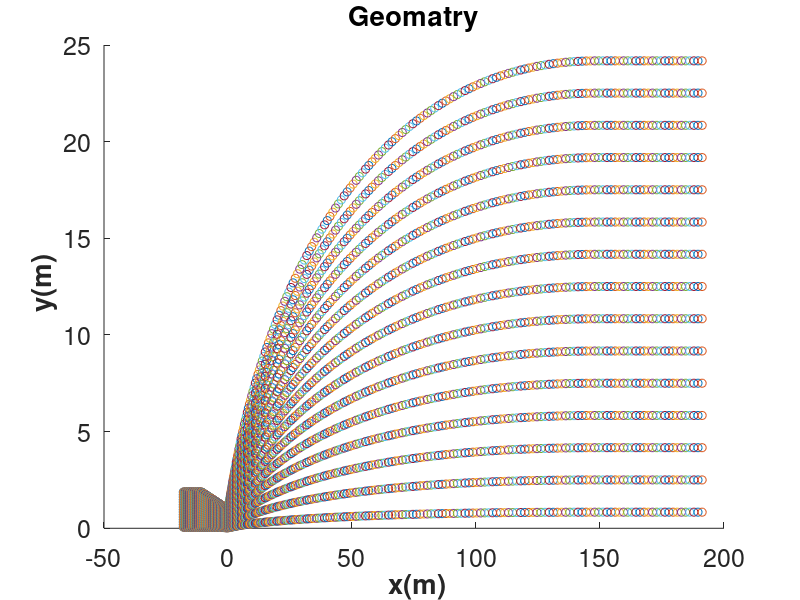
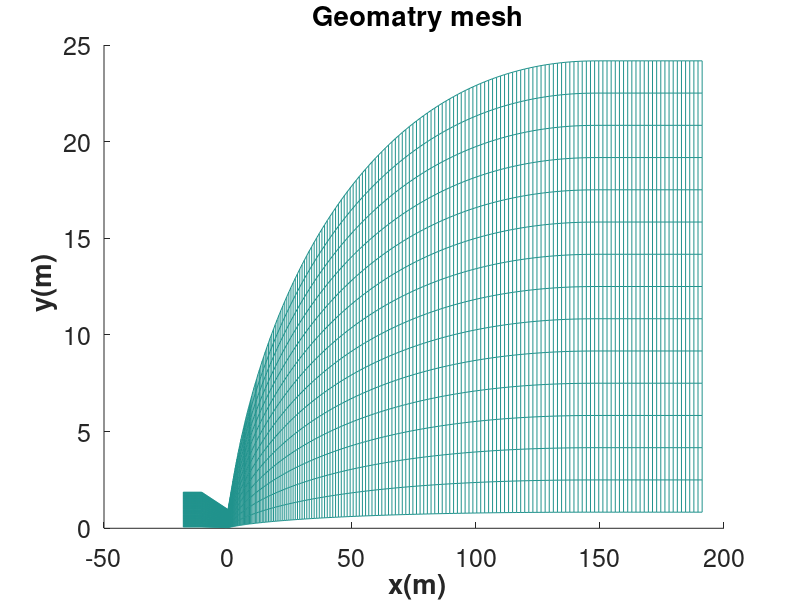

The MATLAB source for these figures, in order: (Note: a time limit stopped this script after it produced the figures.)
%%%%%%%%%%%%%%%%%%%%%%%%%%%%%%%%%%%%%%%%%%%%%%%%%%%%%%%%%%%%%%%%%%%%%%%%%%%%%%

% INPUTS
% 1. 2D, grids data points file in .csv format. Which has (x,y) coordinates of
% all points of 2D plane
% 2. How many points are in x direction and in y direction
% 3. U = [rho, rho*u, rho*v, rho*w, e] at evrey point on 2D plane
% 4. Residual file, which has all five residual with time 
%%%%%%%%%%%%%%%%%%%%%%%%%%%%%%%%%%%%%%%%%%%%%%%%%%%%%%%%%%%%%%%%%%%%%%%%%%%%%%

%%%%%%%%%%%%%%%%%%%%%%%%%%%%%%%%%%%%%%%%%%%%%%%%%%%%%%%%%%%%%%%%%%%%%%%%%%%%%%
% OUTPUTS
% 1. Will plot the grids point to see the geomatry
% 2. All residial plots and automatically save them   
% 3. Plot density, X-velocity, Y-velocity, Z-velocity, p, T and Mach number(M)
% at evrey point on 2D plane
%%%%%%%%%%%%%%%%%%%%%%%%%%%%%%%%%%%%%%%%%%%%%%%%%%%%%%%%%%%%%%%%%%%%%%%%%%%%%%
clear;
clc ;

grids =  csvread('./Results/outputfiles/CellCenter_ij.csv') ;

para =  csvread('./Results/outputfiles/ConservedQuantity.csv') ;
residual = csvread('./Results/outputfiles/Residual.csv') ;

%  Reading the first or grids points 
Nx = grids(1,1) ;
Ny = grids(1,2) ;

% removing the first line and keeping the grids points coordinates alone 
grids(1,:) = [] ;

% Now re-shaping the each 1-D coloum to 2D matrix  
x = reshape(grids(:,1),[Ny,Nx]) ;
y = reshape(grids(:,2),[Ny,Nx]) ;
z = zeros(Ny,Nx);

if 1
    density = reshape(para(:,1),[Ny,Nx]);
    densityu= reshape(para(:,2),[Ny,Nx]);
    densityv= reshape(para(:,3),[Ny,Nx]);
    densityw= reshape(para(:,4),[Ny,Nx]);
    totalEnergy  = reshape(para(:,5),[Ny,Nx]);
    totalTemperature  = zeros(Ny,Nx);
    totalPressure  = zeros(Ny,Nx);
    for i = 1:Ny
        for j =	1:Nx	
            u(i,j) = densityu(i,j)/density(i,j) ; 
            v(i,j) = densityv(i,j)/density(i,j) ; 
            w(i,j) = densityw(i,j)/density(i,j) ; 
            pressure(i,j) = 0.4*(totalEnergy(i,j) - 0.5*density(i,j)* ...
            (u(i,j)*u(i,j)+v(i,j)*v(i,j)+w(i,j)*w(i,j)));
            temperature(i,j) = pressure(i,j) /(287.14*density(i,j)) ; 
            velocity(i,j) = sqrt(u(i,j)*u(i,j)+v(i,j)*v(i,j)+w(i,j)*w(i,j)) ;
            mach(i,j) = velocity(i,j) / sqrt(1.4*287.14*temperature(i,j)) ;
            totalTemperature(i,j) = temperature(i,j)*(1+0.5*(1.4-1)*mach(i,j)*mach(i,j));
            totalPressure(i,j) = pressure(i,j)*(1+0.5*(1.4-1)*mach(i,j)*mach(i,j))^(3.5);
        end
    end
end

%%%%%%%%%%%%%%%%%%%%%%%%%%%%%%%%%%%%%%%%%%%%%%%%%%%%%%%%%%%%%%%%%%%%%%%%%%%%%%
% Plotting the dimensinal parameters
%%%%%%%%%%%%%%%%%%%%%%%%%%%%%%%%%%%%%%%%%%%%%%%%%%%%%%%%%%%%%%%%%%%%%%%%%%%%%%
disp('Plotting has started, Kullu...')
%%%%%%%%%%%%%%%%%%%%%%%%%%%%%%%%%%%%%%%%%%%%%%%%%%%%%%%%%%
%% For the geometery 

%%%%%%%%%%%%%%%%%%%%%%%%%%%%%%%%%%%%%%%%%%%%%%%%%%%%%%%%%%
%% 1. Plotting the grid points
%%%%%%%%%%%%%%%%%%%%%%%%%%%%%%%%%%%%%%%%%%%%%%%%%%%%%%%%%%
i=1;

if 1
h = figure(i);
set(gca,'fontsize',18)
hold on
plot(x,y,'o');
title('\bf{Geomatry}')
xlabel('\bf x(m)')
ylabel('\bf y(m)')
set(gcf, 'Units', 'Normalized', 'OuterPosition', [0 0 1 1]);
saveas(h,'./Results/MATLABPlots/Geomatry_CellCenters','epsc')
end


i=i+1;
h = figure(i) ;
set(gca,'fontsize',18)
hold on
mesh(x,y,z,'FaceLighting','gouraud','LineWidth',0.3)
title('\bf Geomatry mesh')
xlabel('\bf x(m)')
ylabel('\bf y(m)')
set(gcf, 'Units', 'Normalized', 'OuterPosition', [0 0 1 1]);
view(2)
saveas(h,'./Results/MATLABPlots/Geomatry_mesh','epsc')

%%%%%%%%%%%%%%%%%%%%%%%%%%%%%%%%%%%%%%%%%%%%%%%%%%%%%%%%%%


%%%%%%%%%%%%%%%%%%%%%%%%%%%%%%%%%%%%%%%%%%%%%%%%%%%%%%%%%%
% 2. Surface plots 
%%%%%%%%%%%%%%%%%%%%%%%%%%%%%%%%%%%%%%%%%%%%%%%%%%%%%%%%%%

%%%%%%%%%%%%%%%%%%%%%%%%%%%%%%%%
if 1
i=i+1;
figure(i)
set(gca,'fontsize',18)
hold on
h = surf(x,y,z,mach) ;
colormap jet
colorbar
hcb=colorbar;
shading interp;
t = title(hcb,'\bf {Mach}','fontsize',18) ;
set(t,'Interpreter','Latex');
xlabel('\bf{x(m)}'); ylabel('\bf y(m)'); zlabel('\bf z(m)');
title(' \bf Mach Number (M), \gamma = 1.4(Constant) ')
% view(0,90)
view(2)
set(gcf, 'Units', 'Normalized', 'OuterPosition', [0 0 1 1]);
saveas(h,'./Results/MATLABPlots/Mach','epsc')
end 

if 1
%%%%%%%%%%%%%%%%%%%%%%%%%%%%%%%%%
i=i+1;
figure(i)
set(gca,'fontsize',18)
hold on
h = surf(x,y,z,density) ;
colormap jet
colorbar
hcb=colorbar;
shading interp;
set(t,'Interpreter','Latex');
t = title(hcb,'\rho','fontsize',18) ;
xlabel('\bf{x(m)}'); ylabel('\bf y(m)'); zlabel('\bf z(m)');
title(' \bf{Density(\rho)}, \gamma = 1.4(Constant)')
view(0,90)
set(gcf, 'Units', 'Normalized', 'OuterPosition', [0 0 1 1]);
saveas(h,'./Results/MATLABPlots/Density','epsc')

%%%%%%%%%%%%%%%%%%%%%%%%%%%%%%%%%
i=i+1;
figure(i)
set(gca,'fontsize',18)
hold on
h = surf(x,y,z,velocity) ;
colormap jet
colorbar
hcb=colorbar;
shading interp;
t = title(hcb,'$V(m/s)$','fontsize',18) ;
set(t,'Interpreter','Latex');
xlabel('\bf{x(m)}'); ylabel('\bf y(m)'); zlabel('\bf z(m)');
title(' \bf Velocity(V),  \gamma = 1.4(Constant) ')
view(0,90)
set(gcf, 'Units', 'Normalized', 'OuterPosition', [0 0 1 1]);
saveas(h,'./Results/MATLABPlots/Velocity','epsc')

%%%%%%%%%%%%%%%%%%%%%%%%%%%%%%%%%
i=i+1;
figure(i)
set(gca,'fontsize',18)
hold on
h = surf(x,y,z,pressure) ;
colormap jet
colorbar
hcb=colorbar;
shading interp;
t = title(hcb,'\bf $p(N/m^2)$','fontsize',18) ;
set(t,'Interpreter','Latex');
xlabel('\bf{x(m)}'); ylabel('\bf y(m)'); zlabel('\bf z(m)');
title(' \bf Pressure(p), \gamma = 1.4(Constant) ')
view(0,90)
set(gcf, 'Units', 'Normalized', 'OuterPosition', [0 0 1 1]);
saveas(h,'./Results/MATLABPlots/Pressure','epsc')

%%%%%%%%%%%%%%%%%%%%%%%%%%%%%%%%%
i=i+1;
h = figure(i);
set(gca,'fontsize',18)
hold on
surf(x,y,z,temperature) ;
colormap jet
colorbar
hcb=colorbar;
shading interp;
t = title(hcb,'\bf $T(K)$','fontsize',18) ;
set(t,'Interpreter','Latex');
xlabel('\bf{x(m)}'); ylabel('\bf y(m)'); zlabel('\bf z(m)');
title(' \bf Temperature (T), \gamma = 1.4(Constant) ')
% view(0,90)
view(2)
set(gcf, 'Units', 'Normalized', 'OuterPosition', [0 0 1 1]);
saveas(h,'./Results/MATLABPlots/Temperature','epsc')
end

if 1
%%%%%%%%%%%%%%%%%%%%%%%%%%%%%%%%%
i=i+1;
h =figure(i);
set(gca,'fontsize',18)
hold on
surf(x,y,z,totalTemperature) ;
colormap jet
colorbar
hcb=colorbar;
shading interp;
t = title(hcb,'\bf $T_0(K)$','fontsize',18) ;
set(t,'Interpreter','Latex');
xlabel('\bf{x(m)}'); ylabel('\bf y(m)'); zlabel('\bf z(m)');
title(' \bf TotalTemperature (T_0), \gamma = 1.4(Constant) ')
% view(0,90)
view(2)
set(gcf, 'Units', 'Normalized', 'OuterPosition', [0 0 1 1]);
saveas(h,'./Results/MATLABPlots/TotalTemperature','epsc')

%%%%%%%%%%%%%%%%%%%%%%%%%%%%%%%%%
i=i+1;
h = figure(i);
set(gca,'fontsize',18)
hold on
surf(x,y,z,totalPressure) ;
colormap jet
colorbar
hcb=colorbar;
shading interp;
t = title(hcb,'\bf $p_0(K)$','fontsize',18) ;
set(t,'Interpreter','Latex');
xlabel('\bf{x(m)}'); ylabel('\bf y(m)'); zlabel('\bf z(m)');
title(' \bf TotalPressure (p_0), \gamma = 1.4(Constant) ')
% view(0,90)
view(2)
set(gcf, 'Units', 'Normalized', 'OuterPosition', [0 0 1 1]);
saveas(h,'./Results/MATLABPlots/TotalPressure','epsc')
%%%%%%%%%%%%%%%%%%%%%%%%%%%%%%%%%%%%%%%%%%%%%%%%%%%%%%%%%%
end

%%%%%%%%%%%%%%%%%%%%%%%%%%%%%%%%%%%%%%%%%%%%%%%%%%%%%%%%%%
% 3. Contoure Plots 
%%%%%%%%%%%%%%%%%%%%%%%%%%%%%%%%%%%%%%%%%%%%%%%%%%%%%%%%%%
%%%%%%%%%%%%%%%%%%%%%%%%%%%%%%%%
if 1
i=i+1;
h = figure(i)
set(gca,'fontsize',18)
hold on
% h = contour(x,y,mach,'ShowText','on');
C = contour(x,y,mach,100);
% clabel(C)
hold on;
plot(x(end,:),y(end,:),'g','LineWidth',3);
hold on;
plot(x(1,:),y(end,:),'g','LineWidth',3);
hold on;
plot(x(end,:),y(1,:),'g','LineWidth',3);

colormap jet
colorbar
hcb=colorbar;
shading interp;
t = title(hcb,'\bf {Mach}','fontsize',18) ;
set(t,'Interpreter','Latex');
xlabel('\bf{x(m)}'); ylabel('\bf y(m)');
title(' \bf Mach Number (M), \gamma = 1.4(Constant) ')
set(gcf, 'Units', 'Normalized', 'OuterPosition', [0 0 1 1]);
saveas(h,'./Results/MATLABPlots/MachContourContourPlot','epsc')
end 

if 1
%%%%%%%%%%%%%%%%%%%%%%%%%%%%%%%%%
i=i+1;
h = figure(i)
set(gca,'fontsize',18)
hold on
C = contour(x,y,density,100) ;
% clabel(C)
hold on;
plot(x(end,:),y(end,:),'g','LineWidth',3);
hold on;
plot(x(1,:),y(end,:),'g','LineWidth',3);
hold on;
plot(x(end,:),y(1,:),'g','LineWidth',3);

colormap jet
colorbar
hcb=colorbar;
shading interp;
t = title(hcb,'\bf $\rho$','fontsize',18) ;
set(t,'Interpreter','Latex');
xlabel('\bf{x(m)}'); ylabel('\bf y(m)');
title(' \bf{Density(\rho)}, \gamma = 1.4(Constant) ')
view(0,90)
set(gcf, 'Units', 'Normalized', 'OuterPosition', [0 0 1 1]);
saveas(h,'./Results/MATLABPlots/DensityContourPlot','epsc')

%%%%%%%%%%%%%%%%%%%%%%%%%%%%%%%%%
i=i+1;
figure(i)
set(gca,'fontsize',18)
hold on
C = contour(x,y,velocity,100) ;
% clabel(C)
hold on;
plot(x(end,:),y(end,:),'g','LineWidth',3);
hold on;
plot(x(1,:),y(end,:),'g','LineWidth',3);
hold on;
plot(x(end,:),y(1,:),'g','LineWidth',3);

colormap jet
colorbar
hcb=colorbar;
shading interp;
t = title(hcb,'\bf $V(m/s)$','fontsize',18) ;
set(t,'Interpreter','Latex');
xlabel('\bf{x(m)}'); ylabel('\bf y(m)');
title(' \bf Velocity(V), \gamma = 1.4(Constant) ')
% view(0,90)
set(gcf, 'Units', 'Normalized', 'OuterPosition', [0 0 1 1]);
saveas(h,'./Results/MATLABPlots/VelocityContourPlot','epsc')

%%%%%%%%%%%%%%%%%%%%%%%%%%%%%%%%%
i=i+1;
figure(i)
set(gca,'fontsize',18)
hold on
C = contour(x,y,pressure,100) ;
% clabel(C)
hold on;
plot(x(end,:),y(end,:),'g','LineWidth',3);
hold on;
plot(x(1,:),y(end,:),'g','LineWidth',3);
hold on;
plot(x(end,:),y(1,:),'g','LineWidth',3);

colormap jet
colorbar
hcb=colorbar;
shading interp;
t = title(hcb,'\bf $p(N/m^2)$','fontsize',18) ;
set(t,'Interpreter','Latex');
xlabel('\bf{x(m)}'); ylabel('\bf y(m)');
title(' \bf Pressure(p), \gamma = 1.4(Constant) ')
% view(0,90)
set(gcf, 'Units', 'Normalized', 'OuterPosition', [0 0 1 1]);
saveas(h,'./Results/MATLABPlots/PressureContourPlot','epsc')

%%%%%%%%%%%%%%%%%%%%%%%%%%%%%%%%%
i=i+1;
h = figure(i);
set(gca,'fontsize',18)
hold on
% clabel(C)
hold on;
plot(x(end,:),y(end,:),'g','LineWidth',3);
hold on;
plot(x(1,:),y(end,:),'g','LineWidth',3);
hold on;
plot(x(end,:),y(1,:),'g','LineWidth',3);

contour(x,y,temperature,100) ;
colormap jet
colorbar
hcb=colorbar;
shading interp;
t = title(hcb,'\bf T(K)','fontsize',18) ;
set(t,'Interpreter','Latex');
xlabel('\bf{x(m)}'); ylabel('\bf y(m)');
title(' \bf Temperature (T), \gamma = 1.4(Constant) ')
% view(0,90)
% view(2)
set(gcf, 'Units', 'Normalized', 'OuterPosition', [0 0 1 1]);
saveas(h,'./Results/MATLABPlots/TemperatureContourPlot','epsc')
end

if 1
%%%%%%%%%%%%%%%%%%%%%%%%%%%%%%%%%
i=i+1;
h = figure(i);
set(gca,'fontsize',18)
hold on
C = contour(x,y,totalTemperature,100) ;
% clabel(C)
hold on;
plot(x(end,:),y(end,:),'g','LineWidth',3);
hold on;
plot(x(1,:),y(end,:),'g','LineWidth',3);
hold on;
plot(x(end,:),y(1,:),'g','LineWidth',3);

colormap jet
colorbar
hcb=colorbar;
shading interp;
t = title(hcb,'\bf $T_0(K)$','fontsize',18) ;
set(t,'Interpreter','Latex');
xlabel('\bf{x(m)}'); ylabel('\bf y(m)');
title(' \bf TotalTemperature (T_0), \gamma = 1.4(Constant) ')
% view(0,90)
% view(2)
set(gcf, 'Units', 'Normalized', 'OuterPosition', [0 0 1 1]);
saveas(h,'./Results/MATLABPlots/TotalTemperatureContourPlot','epsc')

%%%%%%%%%%%%%%%%%%%%%%%%%%%%%%%%%
i=i+1;
h = figure(i);
set(gca,'fontsize',18)
hold on
C = contour(x,y,totalPressure,100) ;
% clabel(C)
hold on;
plot(x(end,:),y(end,:),'g','LineWidth',3);
hold on;
plot(x(1,:),y(end,:),'g','LineWidth',3);
hold on;
plot(x(end,:),y(1,:),'g','LineWidth',3);

colormap jet
colorbar
hcb=colorbar;
shading interp;
t = title(hcb,'\bf $p_0(K)$','fontsize',18) ;
set(t,'Interpreter','Latex');
xlabel('\bf{x(m)}'); ylabel('\bf y(m)');
title(' \bf TotalPressure (p_0), \gamma = 1.4(Constant) ')
% view(0,90)
% view(2)
set(gcf, 'Units', 'Normalized', 'OuterPosition', [0 0 1 1]);
saveas(h,'./Results/MATLABPlots/TotalPressureContourPlot','epsc')
%%%%%%%%%%%%%%%%%%%%%%%%%%%%%%%%%%%%%%%%%%%%%%%%%%%%%%%%%%
end

%%%%%%%%%%%%%%%%%%%%%%%%%%%%%%%%%%%%%%%%%%%%%%%%%%%%%%%%%%
% 4. Residuals with respect to time steps
%%%%%%%%%%%%%%%%%%%%%%%%%%%%%%%%%%%%%%%%%%%%%%%%%%%%%%%%%%

% Density residual
if 1
i=i+1;
h=figure(i);
% set(gca,'fontsize',18)
% hold on
semilogy(residual(:,1), residual(:,2),'-','LineWidth',1);
title('\bf Density Residual','fontsize',18)
xlabel('\bf No. of iterations','fontsize',18)
ylabel('\bf Density Residual','fontsize',18)
set(gcf, 'Units', 'Normalized', 'OuterPosition', [0 0 1 1]);
saveas(h,'./Results/MATLABPlots/Density_residual','epsc')
end

if 1
% x-momentum residual
i=i+1;
h=figure(i);
% set(gca,'fontsize',18)
% hold on
semilogy(residual(:,1), residual(:,3),'-','LineWidth',1);
title('\bf x-momentum Residual','fontsize',18)
xlabel('\bf No. of iterations','fontsize',18)
ylabel('\bf x-momentum Residual','fontsize',18)
set(gcf, 'Units', 'Normalized', 'OuterPosition', [0 0 1 1]);
saveas(h,'./Results/MATLABPlots/X-momentun_residual','epsc')

% y-momentum residual
i=i+1;
h=figure(i);
% set(gca,'fontsize',18)
% hold on
semilogy(residual(:,1), residual(:,4),'-','LineWidth',1);
title('\bf y-momentum Residual','fontsize',18)
xlabel('\bf No. of iterations','fontsize',18)
ylabel('\bf y-momentum Residual','fontsize',18)
set(gcf, 'Units', 'Normalized', 'OuterPosition', [0 0 1 1]);
saveas(h,'./Results/MATLABPlots/Y-momentun_residual','epsc')

% z-momentum residual
i=i+1;
h=figure(i);
% set(gca,'fontsize',18)
% hold on
semilogy(residual(:,1), residual(:,5),'-','LineWidth',1);
title('\bf z-momentum Residual','fontsize',18)
xlabel('\bf No. of iterations','fontsize',18)
ylabel('\bf z-momentum Residual','fontsize',18)
set(gcf, 'Units', 'Normalized', 'OuterPosition', [0 0 1 1]);
saveas(h,'./Results/MATLABPlots/Z-momentun_residual','epsc')

% energy residual
i=i+1;
h=figure(i);
% set(gca,'fontsize',18)
% hold on
semilogy(residual(:,1), residual(:,6),'-','LineWidth',1);
title('\bf Energy Residual','fontsize',18)
xlabel('\bf No. of iterations','fontsize',18)
ylabel('\bf Energy Residual','fontsize',18)
set(gcf, 'Units', 'Normalized', 'OuterPosition', [0 0 1 1]);
saveas(h,'./Results/MATLABPlots/Energy_residual','epsc')
end
%%%%%%%%%%%%%%%%%%%%%%%%%%%%%%%%%%%%%%%%%%%%%%%%%%%%%%%%%%
% clear;
% clc ;
disp('Results plotting is over, Kullu... :)')
% close all;


% Thrust clc
% Integreted properties
